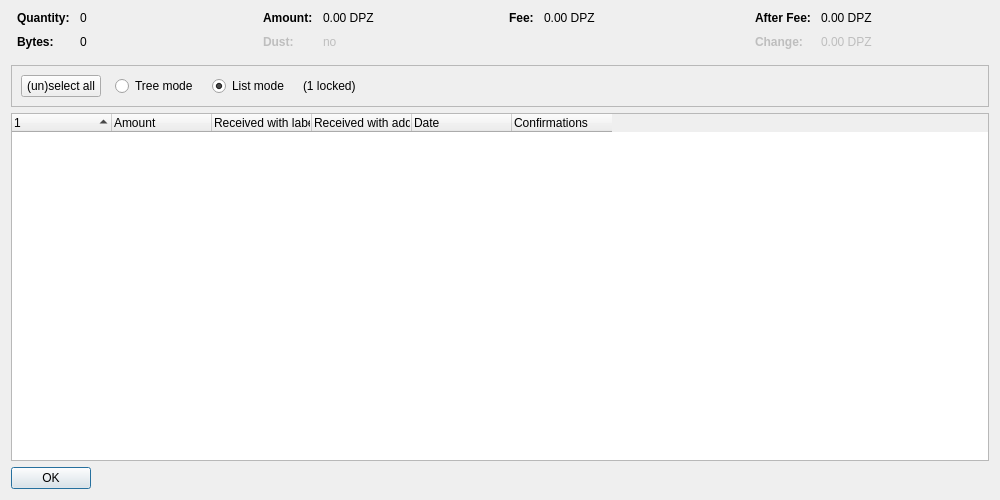
<?xml version="1.0" encoding="UTF-8"?>
<ui version="4.0">
 <class>CoinControlDialog</class>
 <widget class="QDialog" name="CoinControlDialog">
  <property name="geometry">
   <rect>
    <x>0</x>
    <y>0</y>
    <width>1000</width>
    <height>500</height>
   </rect>
  </property>
  <property name="windowTitle">
   <string>Coin Selection</string>
  </property>
  <layout class="QVBoxLayout" name="verticalLayout">
   <item>
    <layout class="QHBoxLayout" name="horizontalLayoutTop" stretch="0,0,0,0">
     <property name="topMargin">
      <number>0</number>
     </property>
     <property name="bottomMargin">
      <number>10</number>
     </property>
     <item>
      <layout class="QFormLayout" name="formLayoutCoinControl1">
       <property name="horizontalSpacing">
        <number>10</number>
       </property>
       <property name="verticalSpacing">
        <number>10</number>
       </property>
       <property name="leftMargin">
        <number>6</number>
       </property>
       <property name="rightMargin">
        <number>6</number>
       </property>
       <item row="0" column="0">
        <widget class="QLabel" name="labelCoinControlQuantityText">
         <property name="font">
          <font>
           <weight>75</weight>
           <bold>true</bold>
          </font>
         </property>
         <property name="text">
          <string>Quantity:</string>
         </property>
        </widget>
       </item>
       <item row="0" column="1">
        <widget class="QLabel" name="labelCoinControlQuantity">
         <property name="cursor">
          <cursorShape>IBeamCursor</cursorShape>
         </property>
         <property name="contextMenuPolicy">
          <enum>Qt::ActionsContextMenu</enum>
         </property>
         <property name="text">
          <string notr="true">0</string>
         </property>
         <property name="textInteractionFlags">
          <set>Qt::LinksAccessibleByMouse|Qt::TextSelectableByKeyboard|Qt::TextSelectableByMouse</set>
         </property>
        </widget>
       </item>
       <item row="1" column="0">
        <widget class="QLabel" name="labelCoinControlBytesText">
         <property name="font">
          <font>
           <weight>75</weight>
           <bold>true</bold>
          </font>
         </property>
         <property name="text">
          <string>Bytes:</string>
         </property>
        </widget>
       </item>
       <item row="1" column="1">
        <widget class="QLabel" name="labelCoinControlBytes">
         <property name="cursor">
          <cursorShape>IBeamCursor</cursorShape>
         </property>
         <property name="contextMenuPolicy">
          <enum>Qt::ActionsContextMenu</enum>
         </property>
         <property name="text">
          <string notr="true">0</string>
         </property>
         <property name="textInteractionFlags">
          <set>Qt::LinksAccessibleByMouse|Qt::TextSelectableByKeyboard|Qt::TextSelectableByMouse</set>
         </property>
        </widget>
       </item>
      </layout>
     </item>
     <item>
      <layout class="QFormLayout" name="formLayoutCoinControl2">
       <property name="horizontalSpacing">
        <number>10</number>
       </property>
       <property name="verticalSpacing">
        <number>10</number>
       </property>
       <property name="leftMargin">
        <number>6</number>
       </property>
       <property name="rightMargin">
        <number>6</number>
       </property>
       <item row="0" column="0">
        <widget class="QLabel" name="labelCoinControlAmountText">
         <property name="font">
          <font>
           <weight>75</weight>
           <bold>true</bold>
          </font>
         </property>
         <property name="text">
          <string>Amount:</string>
         </property>
        </widget>
       </item>
       <item row="0" column="1">
        <widget class="QLabel" name="labelCoinControlAmount">
         <property name="cursor">
          <cursorShape>IBeamCursor</cursorShape>
         </property>
         <property name="contextMenuPolicy">
          <enum>Qt::ActionsContextMenu</enum>
         </property>
         <property name="text">
          <string notr="true">0.00 DPZ</string>
         </property>
         <property name="textInteractionFlags">
          <set>Qt::LinksAccessibleByMouse|Qt::TextSelectableByKeyboard|Qt::TextSelectableByMouse</set>
         </property>
        </widget>
       </item>
       <item row="1" column="0">
        <widget class="QLabel" name="labelCoinControlLowOutputText">
         <property name="enabled">
          <bool>false</bool>
         </property>
         <property name="font">
          <font>
           <weight>75</weight>
           <bold>true</bold>
          </font>
         </property>
         <property name="text">
          <string>Dust:</string>
         </property>
        </widget>
       </item>
       <item row="1" column="1">
        <widget class="QLabel" name="labelCoinControlLowOutput">
         <property name="enabled">
          <bool>false</bool>
         </property>
         <property name="cursor">
          <cursorShape>IBeamCursor</cursorShape>
         </property>
         <property name="contextMenuPolicy">
          <enum>Qt::ActionsContextMenu</enum>
         </property>
         <property name="text">
          <string notr="true">no</string>
         </property>
         <property name="textInteractionFlags">
          <set>Qt::LinksAccessibleByMouse|Qt::TextSelectableByKeyboard|Qt::TextSelectableByMouse</set>
         </property>
        </widget>
       </item>
      </layout>
     </item>
     <item>
      <layout class="QFormLayout" name="formLayoutCoinControl3">
       <property name="horizontalSpacing">
        <number>10</number>
       </property>
       <property name="verticalSpacing">
        <number>10</number>
       </property>
       <property name="leftMargin">
        <number>6</number>
       </property>
       <property name="rightMargin">
        <number>6</number>
       </property>
       <item row="0" column="0">
        <widget class="QLabel" name="labelCoinControlFeeText">
         <property name="font">
          <font>
           <weight>75</weight>
           <bold>true</bold>
          </font>
         </property>
         <property name="text">
          <string>Fee:</string>
         </property>
        </widget>
       </item>
       <item row="0" column="1">
        <widget class="QLabel" name="labelCoinControlFee">
         <property name="cursor">
          <cursorShape>IBeamCursor</cursorShape>
         </property>
         <property name="contextMenuPolicy">
          <enum>Qt::ActionsContextMenu</enum>
         </property>
         <property name="text">
          <string notr="true">0.00 DPZ</string>
         </property>
         <property name="textInteractionFlags">
          <set>Qt::LinksAccessibleByMouse|Qt::TextSelectableByKeyboard|Qt::TextSelectableByMouse</set>
         </property>
        </widget>
       </item>
      </layout>
     </item>
     <item>
      <layout class="QFormLayout" name="formLayoutCoinControl4">
       <property name="horizontalSpacing">
        <number>10</number>
       </property>
       <property name="verticalSpacing">
        <number>10</number>
       </property>
       <property name="leftMargin">
        <number>6</number>
       </property>
       <property name="rightMargin">
        <number>6</number>
       </property>
       <item row="0" column="0">
        <widget class="QLabel" name="labelCoinControlAfterFeeText">
         <property name="font">
          <font>
           <weight>75</weight>
           <bold>true</bold>
          </font>
         </property>
         <property name="text">
          <string>After Fee:</string>
         </property>
        </widget>
       </item>
       <item row="0" column="1">
        <widget class="QLabel" name="labelCoinControlAfterFee">
         <property name="cursor">
          <cursorShape>IBeamCursor</cursorShape>
         </property>
         <property name="contextMenuPolicy">
          <enum>Qt::ActionsContextMenu</enum>
         </property>
         <property name="text">
          <string notr="true">0.00 DPZ</string>
         </property>
         <property name="textInteractionFlags">
          <set>Qt::LinksAccessibleByMouse|Qt::TextSelectableByKeyboard|Qt::TextSelectableByMouse</set>
         </property>
        </widget>
       </item>
       <item row="1" column="0">
        <widget class="QLabel" name="labelCoinControlChangeText">
         <property name="enabled">
          <bool>false</bool>
         </property>
         <property name="font">
          <font>
           <weight>75</weight>
           <bold>true</bold>
          </font>
         </property>
         <property name="text">
          <string>Change:</string>
         </property>
        </widget>
       </item>
       <item row="1" column="1">
        <widget class="QLabel" name="labelCoinControlChange">
         <property name="enabled">
          <bool>false</bool>
         </property>
         <property name="cursor">
          <cursorShape>IBeamCursor</cursorShape>
         </property>
         <property name="contextMenuPolicy">
          <enum>Qt::ActionsContextMenu</enum>
         </property>
         <property name="text">
          <string notr="true">0.00 DPZ</string>
         </property>
         <property name="textInteractionFlags">
          <set>Qt::LinksAccessibleByMouse|Qt::TextSelectableByKeyboard|Qt::TextSelectableByMouse</set>
         </property>
        </widget>
       </item>
      </layout>
     </item>
    </layout>
   </item>
   <item>
    <widget class="QFrame" name="frame">
     <property name="minimumSize">
      <size>
       <width>0</width>
       <height>40</height>
      </size>
     </property>
     <property name="frameShape">
      <enum>QFrame::StyledPanel</enum>
     </property>
     <property name="frameShadow">
      <enum>QFrame::Sunken</enum>
     </property>
     <layout class="QHBoxLayout" name="horizontalLayout">
      <item>
       <layout class="QHBoxLayout" name="horizontalLayoutPanel" stretch="0,0,0,0,0">
        <property name="spacing">
         <number>14</number>
        </property>
        <item>
         <widget class="QPushButton" name="pushButtonSelectAll">
          <property name="sizePolicy">
           <sizepolicy hsizetype="Maximum" vsizetype="Fixed">
            <horstretch>0</horstretch>
            <verstretch>0</verstretch>
           </sizepolicy>
          </property>
          <property name="text">
           <string>(un)select all</string>
          </property>
          <property name="autoDefault">
           <bool>false</bool>
          </property>
         </widget>
        </item>
        <item>
         <widget class="QRadioButton" name="radioTreeMode">
          <property name="sizePolicy">
           <sizepolicy hsizetype="Maximum" vsizetype="Fixed">
            <horstretch>0</horstretch>
            <verstretch>0</verstretch>
           </sizepolicy>
          </property>
          <property name="text">
           <string>Tree mode</string>
          </property>
         </widget>
        </item>
        <item>
         <widget class="QRadioButton" name="radioListMode">
          <property name="sizePolicy">
           <sizepolicy hsizetype="Maximum" vsizetype="Fixed">
            <horstretch>0</horstretch>
            <verstretch>0</verstretch>
           </sizepolicy>
          </property>
          <property name="text">
           <string>List mode</string>
          </property>
          <property name="checked">
           <bool>true</bool>
          </property>
         </widget>
        </item>
        <item>
         <widget class="QLabel" name="labelLocked">
          <property name="text">
           <string notr="true">(1 locked)</string>
          </property>
         </widget>
        </item>
        <item>
         <spacer name="horizontalSpacer">
          <property name="orientation">
           <enum>Qt::Horizontal</enum>
          </property>
          <property name="sizeHint" stdset="0">
           <size>
            <width>40</width>
            <height>20</height>
           </size>
          </property>
         </spacer>
        </item>
       </layout>
      </item>
     </layout>
    </widget>
   </item>
   <item>
    <widget class="CoinControlTreeWidget" name="treeWidget">
     <property name="contextMenuPolicy">
      <enum>Qt::CustomContextMenu</enum>
     </property>
     <property name="sortingEnabled">
      <bool>false</bool>
     </property>
     <property name="columnCount">
      <number>6</number>
     </property>
     <attribute name="headerShowSortIndicator" stdset="0">
      <bool>true</bool>
     </attribute>
     <attribute name="headerStretchLastSection">
      <bool>false</bool>
     </attribute>
     <column>
      <property name="text">
       <string/>
      </property>
     </column>
     <column>
      <property name="text">
       <string>Amount</string>
      </property>
     </column>
     <column>
      <property name="text">
       <string>Received with label</string>
      </property>
     </column>
     <column>
      <property name="text">
       <string>Received with address</string>
      </property>
     </column>
     <column>
      <property name="text">
       <string>Date</string>
      </property>
     </column>
     <column>
      <property name="text">
       <string>Confirmations</string>
      </property>
      <property name="toolTip">
       <string>Confirmed</string>
      </property>
     </column>
     <column>
      <property name="text">
       <string/>
      </property>
     </column>
     <column>
      <property name="text">
       <string/>
      </property>
     </column>
     <column>
      <property name="text">
       <string/>
      </property>
     </column>
     <column>
      <property name="text">
       <string/>
      </property>
     </column>
    </widget>
   </item>
   <item>
    <widget class="QDialogButtonBox" name="buttonBox">
     <property name="sizePolicy">
      <sizepolicy hsizetype="Maximum" vsizetype="Fixed">
       <horstretch>0</horstretch>
       <verstretch>0</verstretch>
      </sizepolicy>
     </property>
     <property name="orientation">
      <enum>Qt::Horizontal</enum>
     </property>
     <property name="standardButtons">
      <set>QDialogButtonBox::Ok</set>
     </property>
    </widget>
   </item>
  </layout>
 </widget>
 <customwidgets>
  <customwidget>
   <class>CoinControlTreeWidget</class>
   <extends>QTreeWidget</extends>
   <header>qt/coincontroltreewidget.h</header>
  </customwidget>
 </customwidgets>
 <resources/>
 <connections/>
</ui>
